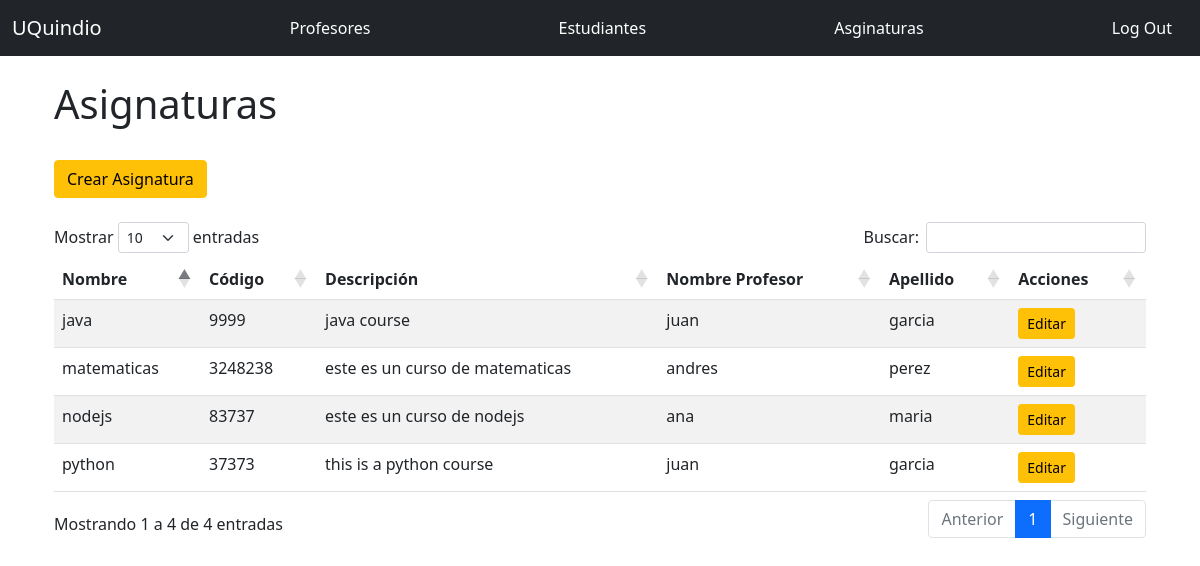
The page /admin/courses (signed in) on the database its author committed.
### app.py (models this page shows, shortened)
class Course(db.Model):
    __tablename__ = 'courses'
    id = db.Column(db.Integer, primary_key=True)
    name = db.Column(db.String(64), unique=True, index=True)
    code = db.Column(db.String(64), unique=True, index=True)
    about = db.Column(db.String(128))
    teacher_id = db.Column(db.Integer,db.ForeignKey(Teacher.id))

class Teacher(UserMixin, db.Model):
    __tablename__ = 'teachers'
    id = db.Column(db.Integer, primary_key = True)
    email = db.Column(db.String(64), unique=True, index=True)
    username = db.Column(db.String(64), unique=True, index=True)
    name = db.Column(db.String(64))
    last_name = db.Column(db.String(64))
    cc = db.Column(db.Integer, unique=True, index=True)
    age = db.Column(db.Integer)
    genre = db.Column(db.CHAR)
    password_hash = db.Column(db.String(128))
    role_id = db.Column(db.Integer, db.ForeignKey('roles.id'))
    course_list = db.relationship("Course",uselist=True, backref="teacher",lazy="subquery")
    @property
    def password(self):
        raise AttributeError('password no es un atributo legible')

### app.py (the view)
@app.route('/admin/courses', methods=['GET', 'POST'])
@login_required
@require_role(role="Admin")
def admin_courses():
    result = db.session.execute('Select courses.id As course_id, courses.name As course_name, courses.code As course_code, courses.about As course_about, teachers.name As teacher_name, teachers.last_name As teacher_last_name From courses Inner Join teachers On teachers.id = courses.teacher_id')
    return render_template('admin_courses.html', result=result)

### app.py (called while the page is built)
def require_role(role):
    def decorator(func):
        @wraps(func)
        def wrapped_function(*args, **kwargs):
            if not session['account_type'] == role:
                return redirect("/404")
            else:
                return func(*args, **kwargs)
        return wrapped_function
    return decorator

@login_manager.user_loader
def load_user(user_id):
    if session['account_type'] == 'Student':
        return User.query.get(int(user_id))
    elif session['account_type'] == 'Teacher':
        return Teacher.query.get(int(user_id))
    elif session['account_type'] == 'Admin':
        return Admin.query.get(int(user_id))
    else:
      return None

### templates/admin_courses.html (shortened to what this page needs)
{% extends "base.html" %}
{% from "_macros.html" import render_modal_asign with context %}
{% from "_macros.html" import render_field with context %}
{% block page_content %}
    <div class="page-header">
        <h1>Asignaturas </h1>
        <br/>
    </div>
    <a href="{{ url_for('admin_courses_create') }}">
      <span class="btn btn-warning ">Crear Asignatura</span></a>
    <br/>
    <br/>
        <table id="data2" class="table table-striped">
          <thead>
            <tr>
              <th>Nombre</th>
              <th>Código</th>
              <th>Descripción</th>
              <th>Nombre Profesor</th>
              <th>Apellido</th>
              <th>Acciones</th>
            </tr>
          </thead>
          <tbody>
            {% for r2 in result %}
              <tr>
                <td>{{ r2.course_name }}</td>
                <td>{{ r2.course_code }}</td>
                <td>{{ r2.course_about }}</td>
                <td>{{ r2.teacher_name }}</td>
                <td>{{ r2.teacher_last_name }}</td>
                <td><a href="{{ url_for('admin_courses_edit', id=r2.course_id) }}">
                  <span class="btn btn-warning btn-sm">Editar</span>
                </a></td>
              </tr>
            {% endfor %}
          </tbody>
        </table>
{% endblock %}

### rows shown on the page
Course: course_name "python", course_code "37373", course_about "this is a python course", teacher_name "juan", teacher_last_name "garcia"
Course: course_name "java", course_code "9999", course_about "java course", teacher_name "juan", teacher_last_name "garcia"
Course: course_name "matematicas", course_code "3248238", course_about "este es un curso de matematicas", teacher_name "andres", teacher_last_name "perez"
Course: course_name "nodejs", course_code "83737", course_about "este es un curso de nodejs", teacher_name "ana", teacher_last_name "maria"
